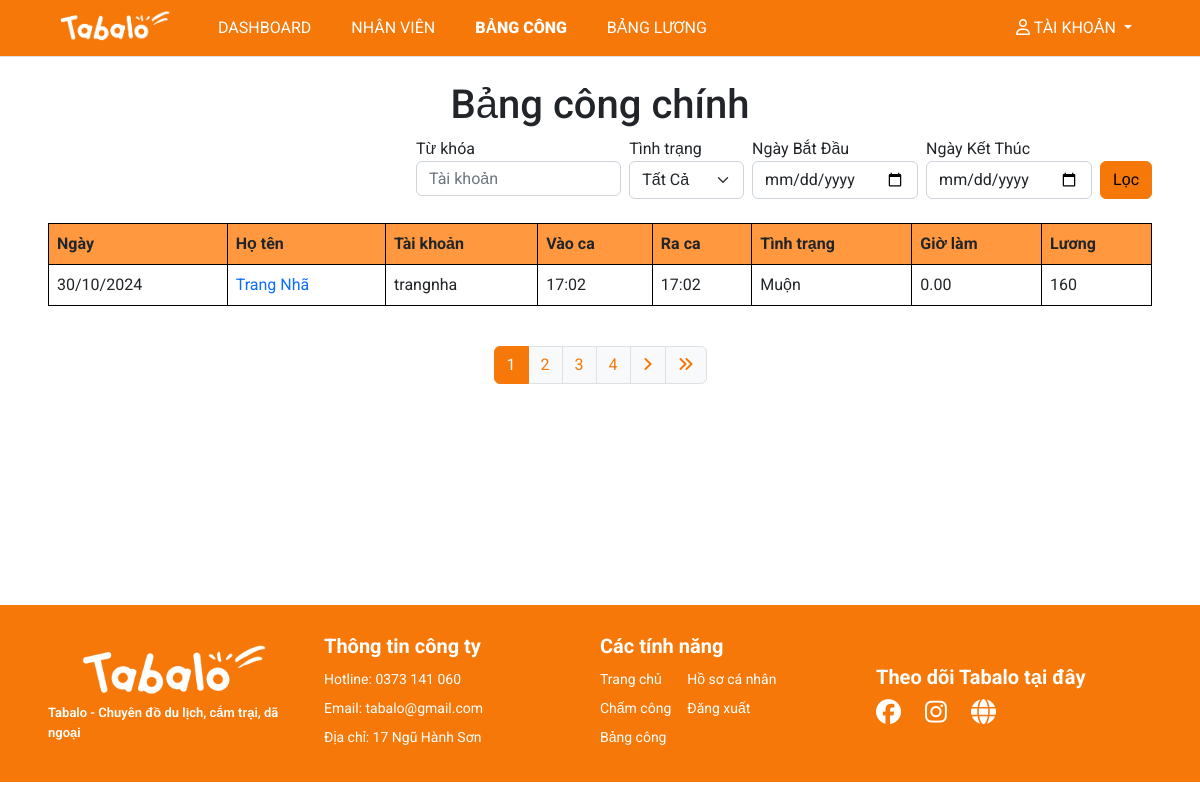
Screenshot of /management/sheet/ (signed in) with the database file from the repository.
### myapp/models.py (models this page shows, shortened)
class Sheet(models.Model):
    user=models.ForeignKey(User,on_delete=models.CASCADE)
    date=models.DateField()
    checkin=models.TimeField()
    checkout=models.TimeField(blank=True, null=True)
    work_hour=models.DecimalField(max_digits=5, decimal_places=2, blank=True, null=True)
    salary=models.DecimalField(max_digits=10, decimal_places=0, blank=True, null=True)
    status=models.CharField(max_length=20, choices=[('Đúng Giờ', 'Đúng Giờ'), ('Muộn', 'Muộn')], default='Đúng Giờ')

### management/views.py (the view)
# urls.py: path('sheet/', views.main_sheet, name='main-sheet'),
def main_sheet(request):
  if request.user.is_superuser:
    title = 'Bảng công'
    sheets = Sheet.objects.all().order_by('-date')
    keyword = request.GET.get('keyword', '')
    status = request.GET.get('status', '')
    start_date = request.GET.get('start-date', '')
    end_date = request.GET.get('end-date', '')
    if keyword:
      sheets = sheets.filter(user__username__icontains=keyword)
    if status:
      sheets = sheets.filter(status=status)
    if start_date and end_date:
      sheets = sheets.filter(date__range=[start_date, end_date])
    elif start_date:
      sheets = sheets.filter(date__range=[start_date, datetime.now().date()])
    elif end_date:
      sheets = sheets.filter(date__range=[datetime.now().date(), end_date])
    paginator = Paginator(sheets, 1)
    page_number = request.GET.get('page', '')
    try:
      page_obj = paginator.get_page(page_number)
    except PageNotAnInteger:
      page_obj = paginator.page(1)
    except EmptyPage:
      page_obj = paginator.page(paginator.num_pages)
    query_params = request.GET.copy()
    if 'page' in query_params:
      query_params.pop('page')
    context = {'title': title,
               'keyword': keyword,
               'start_date': start_date,
               'end_date': end_date,
               'status': status,
               'page_obj': page_obj,
               'query_params': query_params.urlencode()}
    return render(request, 'pages/main_sheet.html', context)
  else:
    messages.warning(request, 'Không có quyền truy cập')
    return redirect('/')

### templates/pages/main_sheet.html
{% extends '../layouts/base.html' %}
{% block main %}
<br>
<h1 style="text-align: center;">Bảng công chính</h1>
{% include 'partials/filter_sheet.html' %}
<br>
<table class="table table-hover table-bordered">
  <thead class="bg-tab">
    <tr>
      <th scope="col">Ngày</th>
      <th scope="col">Họ tên</th>
      <th scope="col">Tài khoản</th>
      <th scope="col">Vào ca</th>
      <th scope="col">Ra ca</th>
      <th scope="col">Tình trạng</th>
      <th scope="col">Giờ làm</th>
      <th scope="col">Lương</th>
    </tr>
  </thead>
  <tbody>
    {% for sheet in page_obj %}
    <tr>
      <td>{{ sheet.date|date:"d/m/Y" }}</td>
      <td><a href="/profile/{{sheet.user.username}}/" style="text-decoration: none;">{{ sheet.user.first_name }} {{ sheet.user.last_name }}</a></td>
      <td>{{ sheet.user.username }}</td>
      <td>{{ sheet.checkin|date:"H:i" }}</td>
      <td>{{ sheet.checkout|date:"H:i" }}</td>
      <td>{{ sheet.status }}</td>
      <td>{{ sheet.work_hour }}</td>
      <td>{{ sheet.salary }}</td>
    </tr>
    {% endfor %}
  </tbody>
</table>
<br>
{% include 'partials/paginator.html' %}
{% endblock %}

### static/styles/style.css (style rules this page uses)
.bg-tab { background-color: #FF983E !important; }
table { border-collapse: collapse; border: 1px solid #000 !important; }
table th, table td { border: 1px solid #000000; }

### rows the page displays
Sheet: date "30/10/2024", user.first_name "Trang", user.last_name "Nhã", user.username "trangnha", checkin "17:02", checkout "17:02", status "Muộn", work_hour "0.00", salary "160"

### other values shown
{{ num }} "1" "2" "3"
{{ num }} "4"
